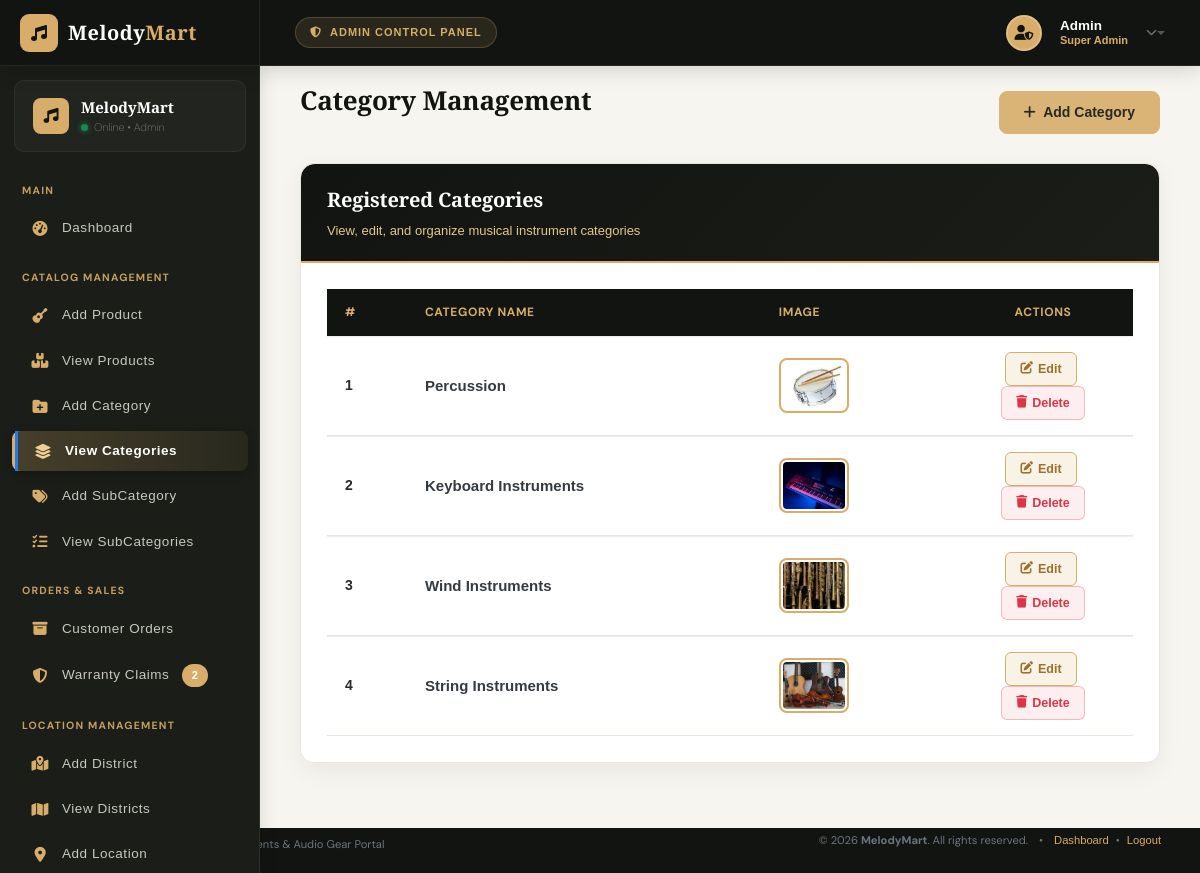
The app's page /Admin/categoryview.php with its own data.
### tables this page shows
CREATE TABLE IF NOT EXISTS `tbl_category` (
  `category_id` int NOT NULL AUTO_INCREMENT,
  `category_name` varchar(50) NOT NULL,
  `category_image` varchar(50) NOT NULL,
  PRIMARY KEY (`category_id`)
);

### dboperation.php (called while the page is built, shortened)
<?php
if (!class_exists('dboperation')) {
    class dboperation
    {
        public $con, $res;
        function __construct()
        {
            $this->con = mysqli_connect("localhost", "root", "", "db_orchestraone");
        }
        public function executequery($sql)
        {
            $this->res = mysqli_query($this->con, $sql);
            return $this->res;
        }
    }
}
?>

### Admin/categoryview.php (the view, shortened to what this page needs)
<?php
include("header.php");
include("../dboperation.php");
$obj = new dboperation();
$s = "SELECT * FROM tbl_category ORDER BY category_id DESC";
$res = $obj->executequery($s);
?>
<div class="main-panel">
    <div class="content">
        <div class="container-fluid">
            <div class="d-flex justify-content-between align-items-center mb-4 flex-wrap">
                <h4 class="page-title mb-0">Category Management</h4>
                <a href="category.php" class="btn btn-success">
                    <i class="fa-solid fa-plus mr-1"></i> Add Category
                </a>
            </div>
            <div class="card">
                <div class="card-header d-flex justify-content-between align-items-center flex-wrap">
                    <div>
                        <h4 class="card-title">Registered Categories</h4>
                        <p class="card-subtitle">View, edit, and organize musical instrument categories</p>
                    </div>
                </div>
                <div class="card-body p-0">
                    <div class="table-responsive">
                        <table class="table table-hover mb-0">
                            <thead>
                                <tr>
                                    <th style="width: 80px;">#</th>
                                    <th>Category Name</th>
                                    <th>Image</th>
                                    <th style="width: 180px; text-align: center;">Actions</th>
                                </tr>
                            </thead>
                            <tbody>
                                <?php
                                $i = 1;
                                if ($res && mysqli_num_rows($res) > 0) {
                                    while ($r = mysqli_fetch_array($res)) {
                                ?>
                                    <tr>
                                        <td class="font-weight-bold text-muted"><?php echo $i++; ?></td>
                                        <td>
                                            <strong class="text-dark font-weight-bold" style="font-size: 15px;">
                                                <?php echo htmlspecialchars($r["category_name"]); ?>
                                            </strong>
                                        </td>
                                        <td>
                                            <img src="../uploads/<?php echo rawurlencode(basename($r['category_image'])); ?>"
                                                 alt="<?php echo htmlspecialchars($r["category_name"]); ?>"
                                                 style="width: 70px; height: 55px; object-fit: cover; border-radius: 8px; border: 2px solid var(--admin-gold); padding: 2px; background: #fff;"
                                                 onerror="this.src='https://images.unsplash.com/photo-1511379938547-c1f69419868d?auto=format&fit=crop&w=200&q=80'">
                                        </td>
                                        <td style="text-align: center;">
                                            <a href="categoryedit.php?cid=<?php echo (int)$r['category_id']; ?>" class="btn-category-edit mr-1" title="Edit Category">
                                                <i class="fa-solid fa-pen-to-square"></i> Edit
                                            </a>
                                            <a href="deletecategory.php?cid=<?php echo (int)$r['category_id']; ?>" class="btn-category-delete" onclick="return confirm('Are you sure you want to delete this category?');" title="Delete Category">
                                                <i class="fa-solid fa-trash"></i> Delete
                                            </a>
                                        </td>
                                    </tr>
                                <?php
                                    }
                                } ?>
                            </tbody>
                        </table>
                    </div>
                </div>
            </div>
        </div>
    </div>
</div>
<?php include("footer.php"); ?>

### records on screen
tbl_category: category_name "Percussion", category_image (picture)
tbl_category: category_name "Keyboard Instruments", category_image (picture)
tbl_category: category_name "Wind Instruments", category_image (picture)
tbl_category: category_name "String Instruments", category_image (picture)

### other values on screen
$pendingWarrantyCount "2"
